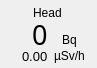
        <widget class="QFrame" name="cps_frame_m2">
         <property name="geometry">
          <rect>
           <x>56</x>
           <y>34</y>
           <width>97</width>
           <height>68</height>
          </rect>
         </property>
         <property name="toolTip">
          <string>&lt;html&gt;&lt;head/&gt;&lt;body&gt;&lt;p&gt;Module 2&lt;/p&gt;&lt;/body&gt;&lt;/html&gt;</string>
         </property>
         <property name="frameShape">
          <enum>QFrame::NoFrame</enum>
         </property>
         <property name="frameShadow">
          <enum>QFrame::Plain</enum>
         </property>
         <widget class="QLabel" name="cps_bg_m2">
          <property name="geometry">
           <rect>
            <x>2</x>
            <y>2</y>
            <width>91</width>
            <height>62</height>
           </rect>
          </property>
          <property name="frameShadow">
           <enum>QFrame::Sunken</enum>
          </property>
          <property name="text">
           <string/>
          </property>
          <property name="pixmap">
           <pixmap resource="RadMaster 3000+ v0.1/resources.qrc">:/bg/resources/bg/cps_frame.png</pixmap>
          </property>
          <property name="scaledContents">
           <bool>true</bool>
          </property>
         </widget>
         <widget class="QWidget" name="layoutWidget">
          <property name="geometry">
           <rect>
            <x>4</x>
            <y>4</y>
            <width>87</width>
            <height>59</height>
           </rect>
          </property>
          <layout class="QVBoxLayout" name="verticalLayout_5">
           <property name="spacing">
            <number>0</number>
           </property>
           <item alignment="Qt::AlignHCenter">
            <widget class="QLabel" name="bodypart_m2">
             <property name="text">
              <string>Head</string>
             </property>
            </widget>
           </item>
           <item>
            <layout class="QGridLayout" name="gridLayout_3" rowstretch="0,0">
             <property name="leftMargin">
              <number>0</number>
             </property>
             <property name="rightMargin">
              <number>0</number>
             </property>
             <property name="bottomMargin">
              <number>0</number>
             </property>
             <property name="horizontalSpacing">
              <number>0</number>
             </property>
             <property name="verticalSpacing">
              <number>2</number>
             </property>
             <item row="0" column="0" alignment="Qt::AlignRight|Qt::AlignBottom">
              <widget class="QLabel" name="CPS_m2">
               <property name="minimumSize">
                <size>
                 <width>0</width>
                 <height>26</height>
                </size>
               </property>
               <property name="maximumSize">
                <size>
                 <width>16777215</width>
                 <height>26</height>
                </size>
               </property>
               <property name="font">
                <font>
                 <family>Arial Black</family>
                 <pointsize>20</pointsize>
                 <weight>50</weight>
                 <italic>false</italic>
                 <bold>false</bold>
                </font>
               </property>
               <property name="text">
                <string>0</string>
               </property>
              </widget>
             </item>
             <item row="0" column="1" alignment="Qt::AlignHCenter|Qt::AlignBottom">
              <widget class="QLabel" name="cps_label_m2">
               <property name="text">
                <string>Bq</string>
               </property>
              </widget>
             </item>
             <item row="1" column="0" alignment="Qt::AlignRight|Qt::AlignVCenter">
              <widget class="QLabel" name="uSv_m2">
               <property name="minimumSize">
                <size>
                 <width>0</width>
                 <height>14</height>
                </size>
               </property>
               <property name="maximumSize">
                <size>
                 <width>16777215</width>
                 <height>14</height>
                </size>
               </property>
               <property name="font">
                <font>
                 <pointsize>10</pointsize>
                 <italic>false</italic>
                 <kerning>true</kerning>
                </font>
               </property>
               <property name="text">
                <string>0.00</string>
               </property>
              </widget>
             </item>
             <item row="1" column="1" alignment="Qt::AlignHCenter">
              <widget class="QLabel" name="uSv_label_m2">
               <property name="text">
                <string>µSv/h</string>
               </property>
              </widget>
             </item>
            </layout>
           </item>
          </layout>
         </widget>
        </widget>
